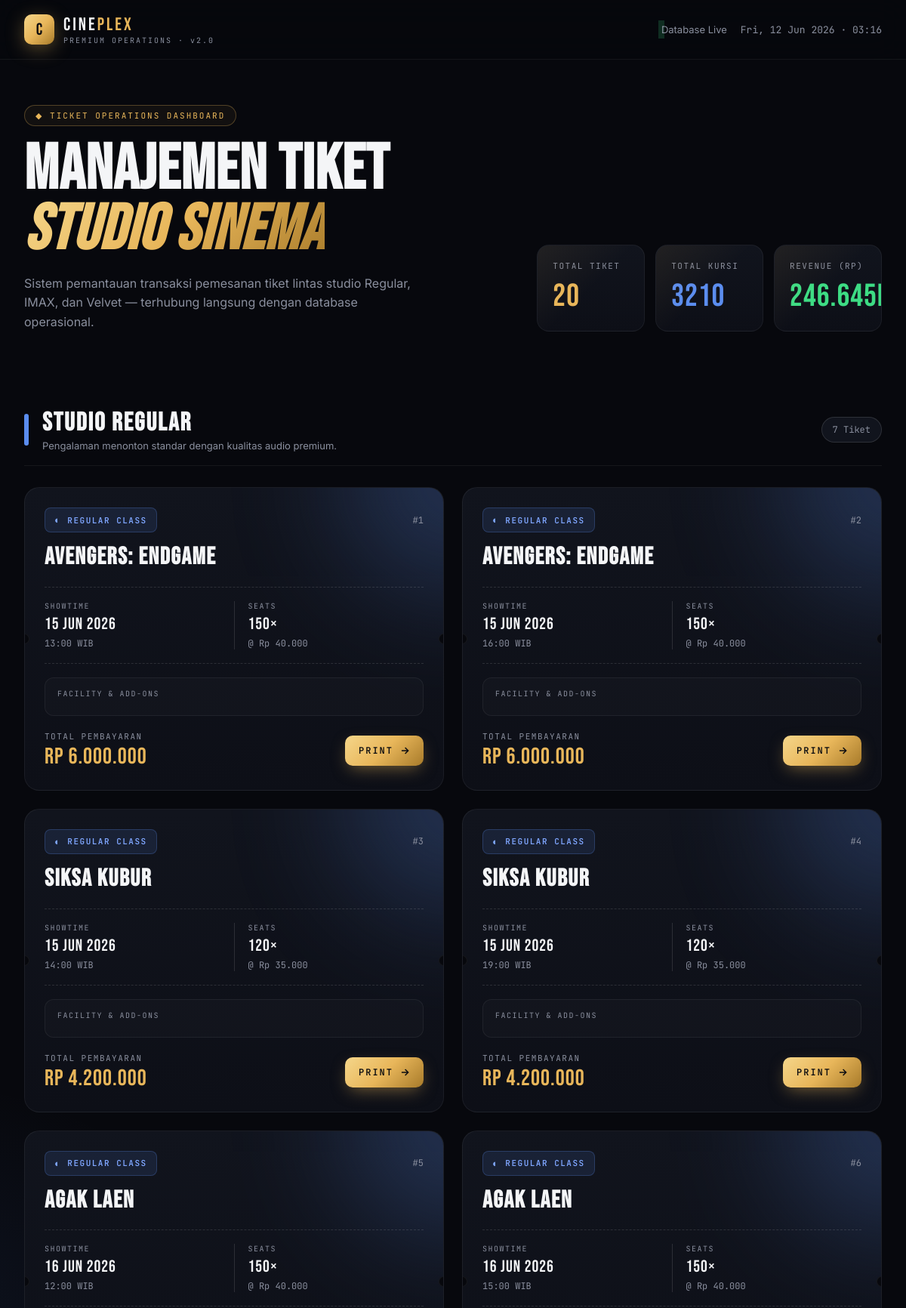
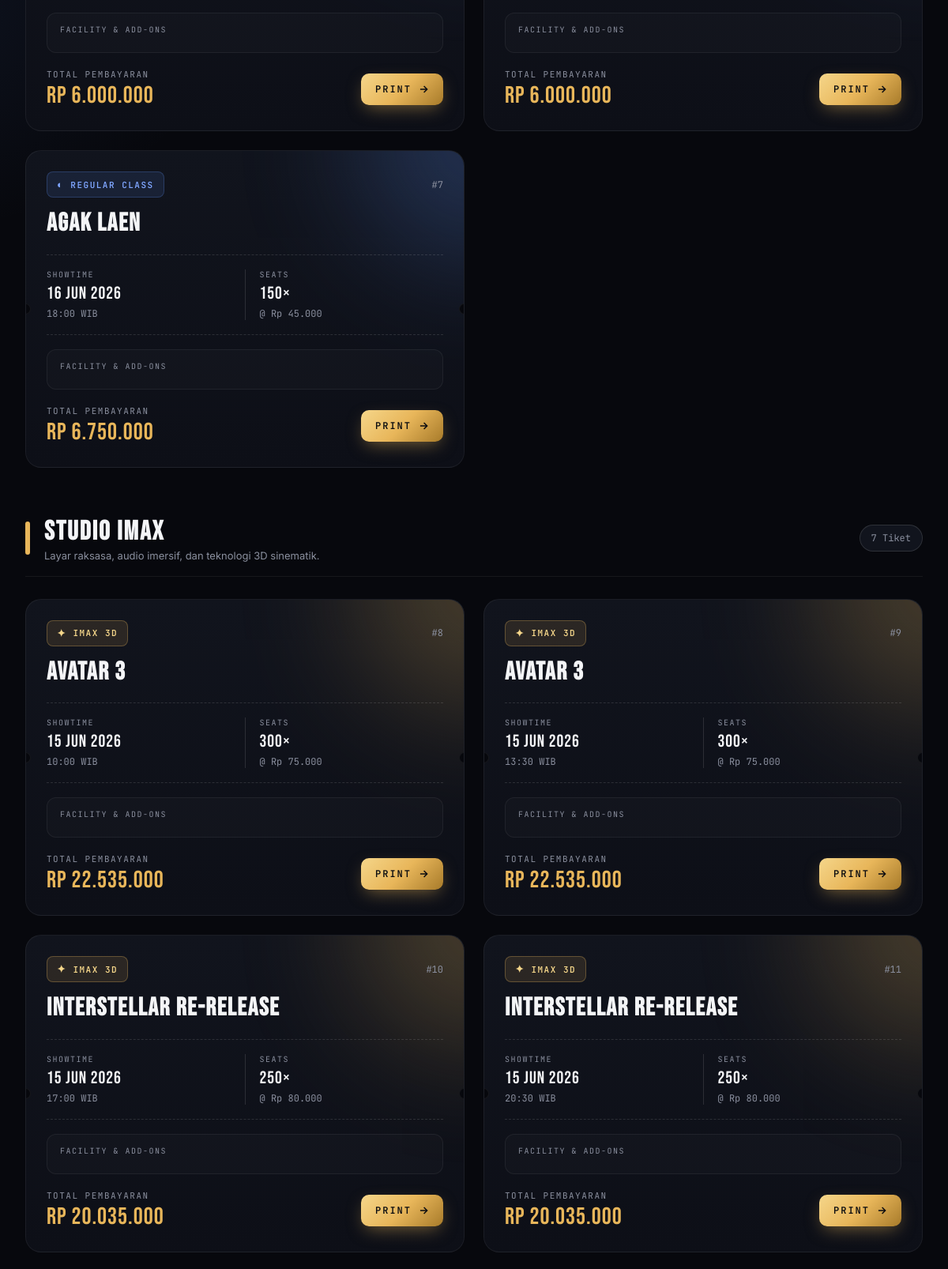
The page / (upper part) on the database its author committed (2 pictures, top to bottom).
### tables this page shows
CREATE TABLE `tabel_tiket` (
  `id_tiket` int NOT NULL,
  `nama_film` varchar(255) NOT NULL,
  `jadwal_tayang` datetime NOT NULL,
  `jumlah_kursi` int NOT NULL,
  `harga_dasar_tiket` decimal(10,2) NOT NULL,
  `jenis_studio` enum('Regular','IMAX','Velvet') NOT NULL,
  `tipe_audio` varchar(50) DEFAULT NULL,
  `lokasi_baris` varchar(10) DEFAULT NULL,
  `kacamata_3d_id` varchar(50) DEFAULT NULL,
  `efek_gerak_fitur` varchar(100) DEFAULT NULL,
  `bantal_selimut_pack` varchar(50) DEFAULT NULL,
  `layanan_sub_butler` varchar(100) DEFAULT NULL
);

### Tiket.php (called while the page is built, shortened)
<?php
abstract class Tiket {
    protected $id_tiket;
    protected $nama_film;
    protected $jadwal_tayang;
    protected $jumlah_kursi;
    protected $harga_dasar;
    public function __construct($id_tiket, $nama_film, $jadwal_tayang, $jumlah_kursi, $harga_dasar) {
        $this->id_tiket = $id_tiket;
        $this->nama_film = $nama_film;
        $this->jadwal_tayang = $jadwal_tayang;
        $this->jumlah_kursi = $jumlah_kursi;
        $this->harga_dasar = $harga_dasar;
    }
    public function getIdTiket() { return $this->id_tiket; }
    public function getNamaFilm() { return $this->nama_film; }
    public function getJadwalTayang() { return $this->jadwal_tayang; }
    public function getJumlahKursi() { return $this->jumlah_kursi; }
    public function getHargaDasar() { return $this->harga_dasar; }
}

### TiketReguler.PHP (called while the page is built, shortened)
<?php
require_once 'Tiket.php';
class TiketReguler extends Tiket {
    public function hitungTotalHarga() {
        return $this->jumlah_kursi * $this->harga_dasar;
    }
}

### TiketIMAX.php (called while the page is built, shortened)
<?php
require_once 'Tiket.php';
class TiketIMAX extends Tiket {
    public function hitungTotalHarga() {
        return ($this->jumlah_kursi * $this->harga_dasar) + 35000;
    }
}

### TiketVelvet.php (called while the page is built, shortened)
<?php
require_once 'Tiket.php';
class TiketVelvet extends Tiket {
    public function hitungTotalHarga() {
        return ($this->jumlah_kursi * $this->harga_dasar) * 1.50;
    }
}

### index.php (the view, shortened to what this page needs)
<?php
require_once 'Koneksi.php';
require_once 'TiketReguler.php';
require_once 'TiketIMAX.php';
require_once 'TiketVelvet.php';
$query  = "SELECT * FROM tabel_tiket";
$result = $koneksi->query($query);
$daftar_reguler = [];
$daftar_imax    = [];
$daftar_velvet  = [];
if ($result && $result->num_rows > 0) {
    while ($row = $result->fetch_assoc()) {
        $studio = strtolower($row['jenis_studio']);
        if ($studio === 'regular' || $studio === 'reguler') {
            $daftar_reguler[] = new TiketReguler(
                $row['id_tiket'], $row['nama_film'], $row['jadwal_tayang'],
                $row['jumlah_kursi'], $row['harga_dasar_tiket'],
                $row['tipe_audio'], $row['lokasi_baris']
            );
        } elseif ($studio === 'imax') {
            $daftar_imax[] = new TiketIMAX(
                $row['id_tiket'], $row['nama_film'], $row['jadwal_tayang'],
                $row['jumlah_kursi'], $row['harga_dasar_tiket'],
                $row['kacamata_3d_id'], $row['efek_gerak_fitur']
            );
        } elseif ($studio === 'velvet') {
            $daftar_velvet[] = new TiketVelvet(
                $row['id_tiket'], $row['nama_film'], $row['jadwal_tayang'],
                $row['jumlah_kursi'], $row['harga_dasar_tiket'],
                $row['bantal_selimut_pack'], $row['layanan_sub_butler']
            );
        }
    }
}
$totalTiket   = count($daftar_reguler) + count($daftar_imax) + count($daftar_velvet);
$totalKursi   = 0;
$totalRevenue = 0;
foreach ([$daftar_reguler, $daftar_imax, $daftar_velvet] as $list) {
    foreach ($list as $t) {
        $totalKursi   += (int) $t->getJumlahKursi();
        $totalRevenue += (float) $t->hitungTotalHarga();
    }
}
function renderCard($tiket, $studio, $label, $icon) { ?>
    <article class="card card-<?= $studio ?>">
        <div class="card-glow"></div>
        <div class="card-perforation left"></div>
        <div class="card-perforation right"></div>
        <div class="card-top">
            <div class="card-badge badge-<?= $studio ?>">
                <span class="badge-icon"><?= $icon ?></span>
                <?= $label ?>
            </div>
            <span class="card-id">#<?= htmlspecialchars($tiket->getIdTiket()) ?></span>
        </div>
        <h3 class="card-title"><?= htmlspecialchars($tiket->getNamaFilm()) ?></h3>
        <div class="card-meta">
            <div class="meta-item">
                <span class="meta-label">Showtime</span>
                <span class="meta-value"><?= date('d M Y', strtotime($tiket->getJadwalTayang())) ?></span>
                <span class="meta-sub"><?= date('H:i', strtotime($tiket->getJadwalTayang())) ?> WIB</span>
            </div>
            <div class="meta-item">
                <span class="meta-label">Seats</span>
                <span class="meta-value"><?= (int) $tiket->getJumlahKursi() ?>×</span>
                <span class="meta-sub">@ Rp <?= number_format($tiket->getHargaDasar(), 0, ',', '.') ?></span>
            </div>
        </div>
        <div class="facility">
            <div class="facility-label">Facility & Add-ons</div>
                <?php $tiket->tampilkanInfoFasilitas(); ?>
        </div>
        <div class="card-footer">
            <div>
                <div class="total-label">Total Pembayaran</div>
                <div class="total-value">Rp <?= number_format($tiket->hitungTotalHarga(), 0, ',', '.') ?></div>
            </div>
            <button class="ticket-btn" type="button">
                <span>PRINT</span>
                <svg width="14" height="14" viewBox="0 0 24 24" fill="none" stroke="currentColor" stroke-width="2.5"><path d="M5 12h14M13 5l7 7-7 7"/></svg>
            </button>
        </div>
    </article>
<?php }
function renderSection($title, $subtitle, $studio, $color, $label, $icon, $list) { ?>
    <section class="section">
        <div class="section-head">
            <div class="section-marker" style="background: <?= $color ?>;"></div>
            <div>
                <h2 class="section-title"><?= $title ?></h2>
                <p class="section-sub"><?= $subtitle ?></p>
            </div>
            <div class="section-count"><?= count($list) ?> Tiket</div>
        </div>
        <div class="grid">
            <?php if (empty($list)): ?>
                <div class="empty">
                    <div class="empty-icon">🎬</div>
                    <div class="empty-title">Belum ada pemesanan</div>
                    <div class="empty-sub">Tiket pada studio ini belum tersedia di database.</div>
                </div>
            <?php else: foreach ($list as $t) renderCard($t, $studio, $label, $icon); endif; ?>
        </div>
    </section>
<?php } ?>
<!DOCTYPE html>
<html lang="id">
<head>
</head>
<body>
<nav class="nav">
  <div class="nav-inner">
    <div class="brand">
      <div class="brand-mark">C</div>
      <div>
        <div class="brand-name">CINE<span>PLEX</span></div>
        <div style="font-family:'JetBrains Mono';font-size:10px;color:var(--muted);letter-spacing:2px">PREMIUM OPERATIONS · v2.0</div>
      </div>
    </div>
    <div class="nav-meta">
      <span><span class="dot"></span> Database Live</span>
      <span class="mono"><?= date('D, d M Y · H:i') ?></span>
    </div>
  </div>
</nav>
<header class="hero">
  <div>
    <span class="hero-eyebrow">◆ Ticket Operations Dashboard</span>
    <h1>Manajemen Tiket<br><span class="accent">Studio Sinema</span></h1>
    <p>Sistem pemantauan transaksi pemesanan tiket lintas studio Regular, IMAX, dan Velvet — terhubung langsung dengan database operasional.</p>
  </div>
  <div class="stats">
    <div class="stat">
      <div class="stat-label">Total Tiket</div>
      <div class="stat-value"><?= str_pad((string)$totalTiket, 2, '0', STR_PAD_LEFT) ?></div>
    </div>
    <div class="stat">
      <div class="stat-label">Total Kursi</div>
      <div class="stat-value"><?= $totalKursi ?></div>
    </div>
    <div class="stat">
      <div class="stat-label">Revenue (Rp)</div>
      <div class="stat-value"><?= number_format($totalRevenue / 1000, 0, ',', '.') ?>K</div>
    </div>
  </div>
</header>
<main class="main">
  <?php
    renderSection('Studio Regular',  'Pengalaman menonton standar dengan kualitas audio premium.', 'regular', '#5b8def', 'Regular Class', '◐', $daftar_reguler);
  ?>
</main>
</body>
</html>

### rows shown on the page
tabel_tiket: icon "◐", label "REGULAR CLASS", id_tiket "1", nama_film "Avengers: Endgame", jadwal_tayang "15 Jun 2026", jadwal_tayang "13:00", jumlah_kursi "150", harga_dasar_tiket "40.000", $tiket->hitungTotalHarga() "6.000.000"
tabel_tiket: icon "◐", label "REGULAR CLASS", id_tiket "2", nama_film "Avengers: Endgame", jadwal_tayang "15 Jun 2026", jadwal_tayang "16:00", jumlah_kursi "150", harga_dasar_tiket "40.000", $tiket->hitungTotalHarga() "6.000.000"
tabel_tiket: icon "◐", label "REGULAR CLASS", id_tiket "3", nama_film "Siksa Kubur", jadwal_tayang "15 Jun 2026", jadwal_tayang "14:00", jumlah_kursi "120", harga_dasar_tiket "35.000", $tiket->hitungTotalHarga() "4.200.000"
tabel_tiket: icon "◐", label "REGULAR CLASS", id_tiket "4", nama_film "Siksa Kubur", jadwal_tayang "15 Jun 2026", jadwal_tayang "19:00", jumlah_kursi "120", harga_dasar_tiket "35.000", $tiket->hitungTotalHarga() "4.200.000"
tabel_tiket: icon "◐", label "REGULAR CLASS", id_tiket "5", nama_film "Agak Laen", jadwal_tayang "16 Jun 2026", jadwal_tayang "12:00", jumlah_kursi "150", harga_dasar_tiket "40.000", $tiket->hitungTotalHarga() "6.000.000"
tabel_tiket: icon "◐", label "REGULAR CLASS", id_tiket "6", nama_film "Agak Laen", jadwal_tayang "16 Jun 2026", jadwal_tayang "15:00", jumlah_kursi "150", harga_dasar_tiket "40.000", $tiket->hitungTotalHarga() "6.000.000"
tabel_tiket: icon "◐", label "REGULAR CLASS", id_tiket "7", nama_film "Agak Laen", jadwal_tayang "16 Jun 2026", jadwal_tayang "18:00", jumlah_kursi "150", harga_dasar_tiket "45.000", $tiket->hitungTotalHarga() "6.750.000"
tabel_tiket: icon "✦", label "IMAX 3D", id_tiket "8", nama_film "Avatar 3", jadwal_tayang "15 Jun 2026", jadwal_tayang "10:00", jumlah_kursi "300", harga_dasar_tiket "75.000", $tiket->hitungTotalHarga() "22.535.000"
tabel_tiket: icon "✦", label "IMAX 3D", id_tiket "9", nama_film "Avatar 3", jadwal_tayang "15 Jun 2026", jadwal_tayang "13:30", jumlah_kursi "300", harga_dasar_tiket "75.000", $tiket->hitungTotalHarga() "22.535.000"
tabel_tiket: icon "✦", label "IMAX 3D", id_tiket "10", nama_film "Interstellar Re-release", jadwal_tayang "15 Jun 2026", jadwal_tayang "17:00", jumlah_kursi "250", harga_dasar_tiket "80.000", $tiket->hitungTotalHarga() "20.035.000"
tabel_tiket: icon "✦", label "IMAX 3D", id_tiket "11", nama_film "Interstellar Re-release", jadwal_tayang "15 Jun 2026", jadwal_tayang "20:30", jumlah_kursi "250", harga_dasar_tiket "80.000", $tiket->hitungTotalHarga() "20.035.000"

### other values the page prints
str_pad((string)$totalTiket, 2, '0', STR_PAD_LEFT) "20"
$totalKursi "3210"
$totalRevenue / 1000 "246.645"
$title "Studio Regular Studio IMAX"
$subtitle "Pengalaman menonton standar dengan kualitas audio premium. Layar raksasa, audio imersif, dan teknologi 3D sinematik."
count($list) "7 7"
